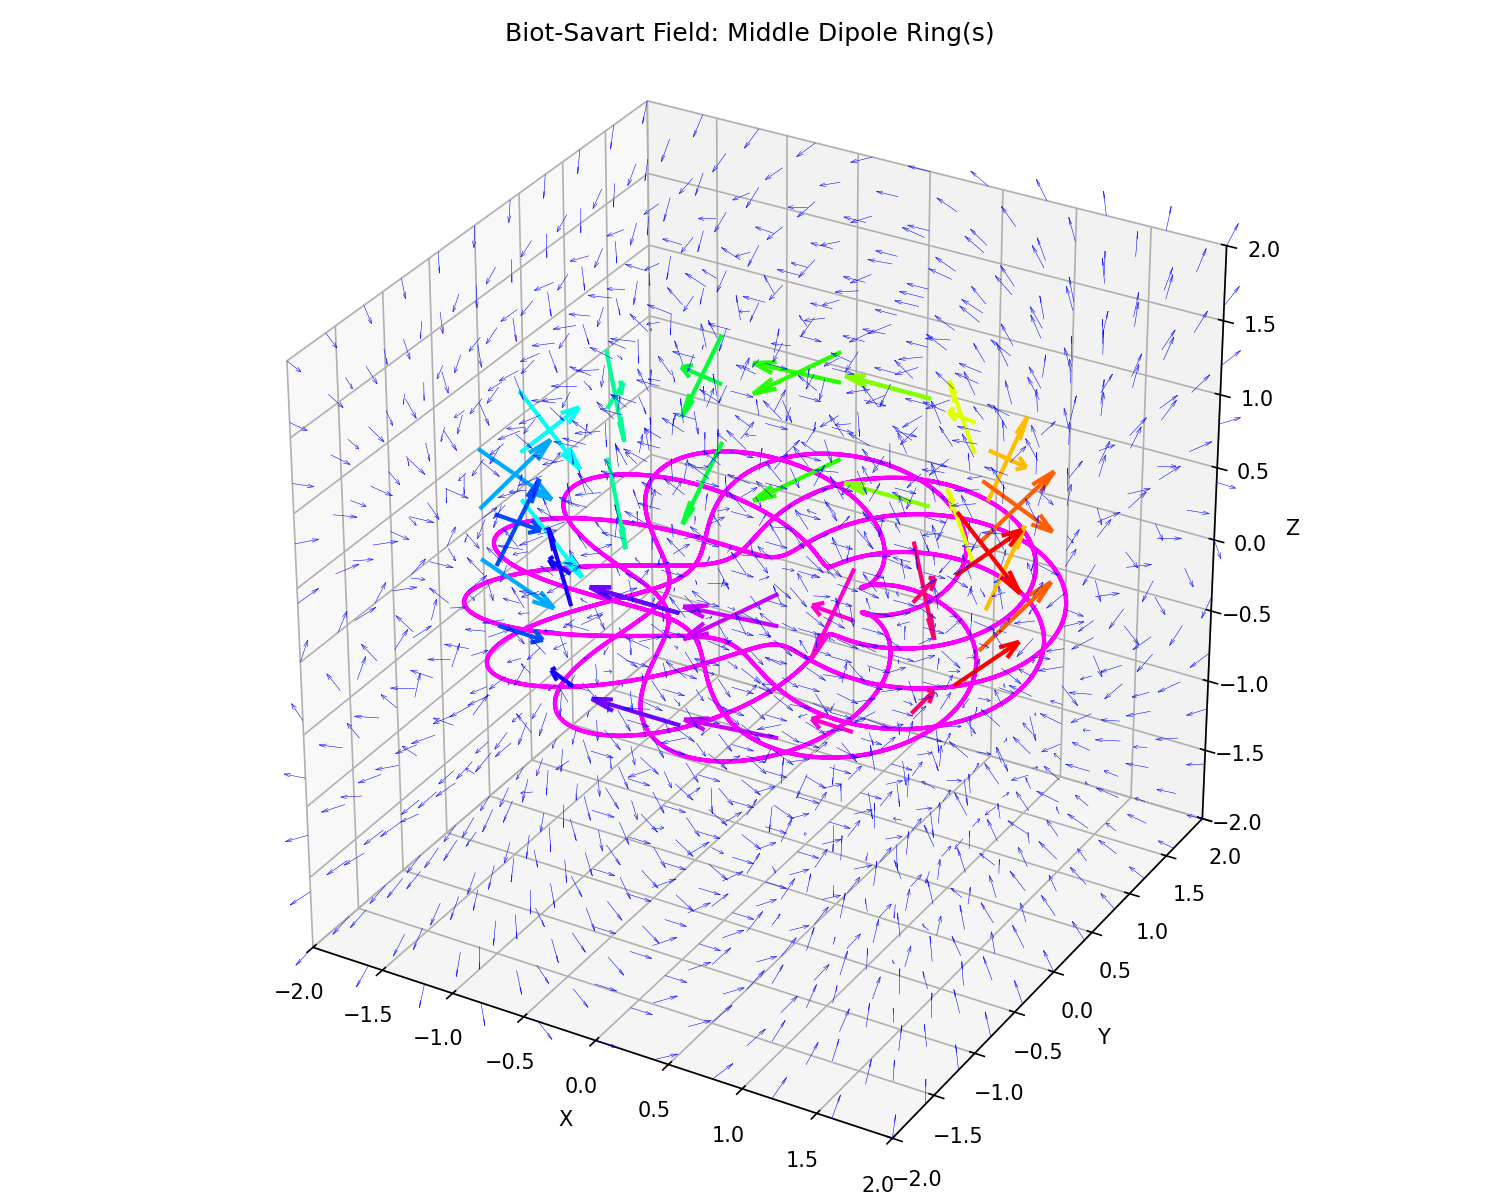

Recreate this plot in Python.
import numpy as np
import matplotlib.pyplot as plt
from mpl_toolkits.mplot3d import Axes3D

import os
import matplotlib
matplotlib.use('TkAgg')  # Ensure it uses Tkinter backend
script_name = os.path.splitext(os.path.basename(__file__))[0]

def saving(plot):
    filename = f"{script_name}.png"
    plot.savefig(filename, dpi=150)  # Save image with high resolution

# ========== Magnetic Field Utilities ==========
def magnetic_field_dipole(r, m):
    mu0 = 1.0  # normalized
    norm_r = np.linalg.norm(r)
    if norm_r < 1e-8:
        return np.zeros(3)
    r_hat = r / norm_r
    return (mu0 / (4 * np.pi * norm_r**3)) * (3 * np.dot(m, r_hat) * r_hat - m)

def compute_dipole_field_from_orientations(X, Y, Z, positions, orientations):
    Bx, By, Bz = np.zeros_like(X), np.zeros_like(Y), np.zeros_like(Z)
    for pos, m in zip(positions, orientations):
        for i in range(X.shape[0]):
            for j in range(X.shape[1]):
                for k in range(X.shape[2]):
                    r = np.array([X[i, j, k], Y[i, j, k], Z[i, j, k]]) - pos
                    B = magnetic_field_dipole(r, m)
                    Bx[i, j, k] += B[0]
                    By[i, j, k] += B[1]
                    Bz[i, j, k] += B[2]
    return Bx, By, Bz

def generate_dipole_ring(radius, num_magnets, z_offset=0.0, invert=False):
    positions = []
    orientations = []
    for i in range(num_magnets):
        phi = 2 * np.pi * i / num_magnets
        x, y, z = radius * np.cos(phi), radius * np.sin(phi), z_offset
        mx = np.cos(2 * phi)
        my = np.sin(2 * phi)
        mz = np.cos(phi)
        m = np.array([mx, my, (-1 if invert else 1) * mz])
        m /= np.linalg.norm(m)
        orientations.append(m)
        positions.append(np.array([x, y, z]))
    return positions, orientations

# --- Rodin Starship Coil Geometry ---
def generate_rodin_starship(R=1.0, r=1.0, num_turns=10, num_points=1000):
    theta = np.linspace(0, num_turns * 2 * np.pi, num_points)
    phi = (2 + 2/5) * theta
    x = (R + r * np.cos(phi)) * np.cos(theta)
    y = (R + r * np.cos(phi)) * np.sin(theta)
    z = r * np.sin(phi) * 0.3  # Flatten Z to fit between dipole rings
    return x, y, z


# ========== Parameters ==========
num_magnets = 16
radius = 1.2
dipole_ring_radius = 1.5
arrow_length = 0.3
offset = 0.1
winding_colors = np.linspace(0, 1, num_magnets, endpoint=False)
x_range = (-2, 2)
y_range = (-2, 2)
z_range = (-2, 2)
X, Y, Z = np.meshgrid(np.linspace(*x_range, 11), np.linspace(*y_range, 11), np.linspace(*z_range, 11))


rodin_x, rodin_y, rodin_z = generate_rodin_starship(
    R=1.2,    # Major radius, matches your rings
    r=0.6,    # Minor radius (tube)
    num_turns=10,
    num_points=2000
)


# --- Dipole rings ---
bottom_pos, bottom_ori = generate_dipole_ring(dipole_ring_radius, num_magnets, 0.75, invert=False)
top_pos, top_ori = generate_dipole_ring(dipole_ring_radius, num_magnets, 0.75,  invert=True)
middle_pos, middle_ori = generate_dipole_ring(dipole_ring_radius, num_magnets, z_offset=0.0)

biot_savart_mode = 'middle'   # or 'all' for everything

if biot_savart_mode == 'bottom':
    positions = bottom_pos
    orientations = bottom_ori
elif biot_savart_mode == 'top':
    positions = top_pos
    orientations = top_ori
elif biot_savart_mode == 'middle':
    positions = middle_pos
    orientations = middle_ori
elif biot_savart_mode == 'all':
    positions = bottom_pos + middle_pos + top_pos
    orientations = bottom_ori + middle_ori + top_ori
else:
    raise ValueError("Invalid biot_savart_mode!")


# ======= Compute the magnetic field =======
Bx, By, Bz = compute_dipole_field_from_orientations(X, Y, Z, positions, orientations)
magnitude = np.sqrt(Bx**2 + By**2 + Bz**2)
magnitude[magnitude == 0] = 1e-9
Bx_norm, By_norm, Bz_norm = Bx / magnitude, By / magnitude, Bz / magnitude

# ========== Plotting ==========
fig = plt.figure(figsize=(10, 8))
ax = fig.add_subplot(111, projection='3d')
ax.quiver(X, Y, Z, Bx_norm, By_norm, Bz_norm, length=0.15, normalize=True, color='blue', linewidth=0.25)
ax.plot3D(rodin_x, rodin_y, rodin_z, color='magenta', linewidth=2, label='Rodin Starship Coil')
# Draw dipole arrows for both rings, always shown for context
for pos, ori, c in zip(bottom_pos, bottom_ori, winding_colors):
    start = pos - ori * 0.3
    ax.quiver(*start, *ori, length=0.6, color=plt.cm.hsv(c), linewidth=2, arrow_length_ratio=0.25)
for pos, ori, c in zip(top_pos, top_ori, winding_colors):
    start = pos - ori * 0.3
    ax.quiver(*start, *ori, length=0.6, color=plt.cm.hsv(c), linewidth=2, arrow_length_ratio=0.25)

for pos, ori, c in zip(middle_pos, middle_ori, winding_colors):
    start = pos - ori * 0.3
    ax.quiver(*start, *ori, length=0.6, color=plt.cm.hsv(c), linewidth=2, arrow_length_ratio=0.25)


ax.set_title(f'Biot-Savart Field: {biot_savart_mode.title()} Dipole Ring(s)')
ax.set_xlabel('X')
ax.set_ylabel('Y')
ax.set_zlabel('Z')
ax.set_xlim(*x_range)
ax.set_ylim(*y_range)
ax.set_zlim(*z_range)
ax.set_box_aspect([1, 1, 1])
plt.tight_layout()
saving(plt)
plt.show()
